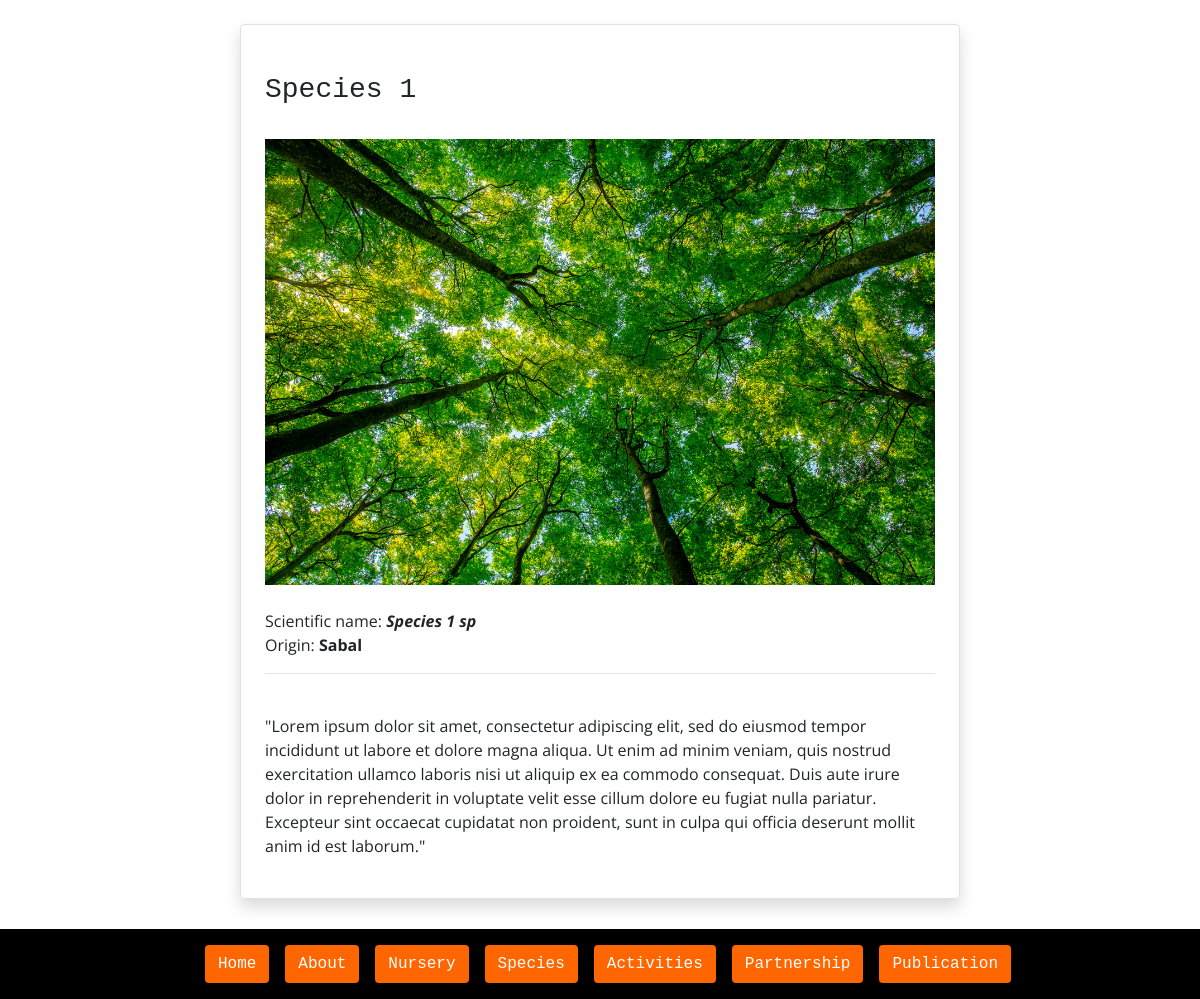
Before: /species/species_detail/1 with the older database file.
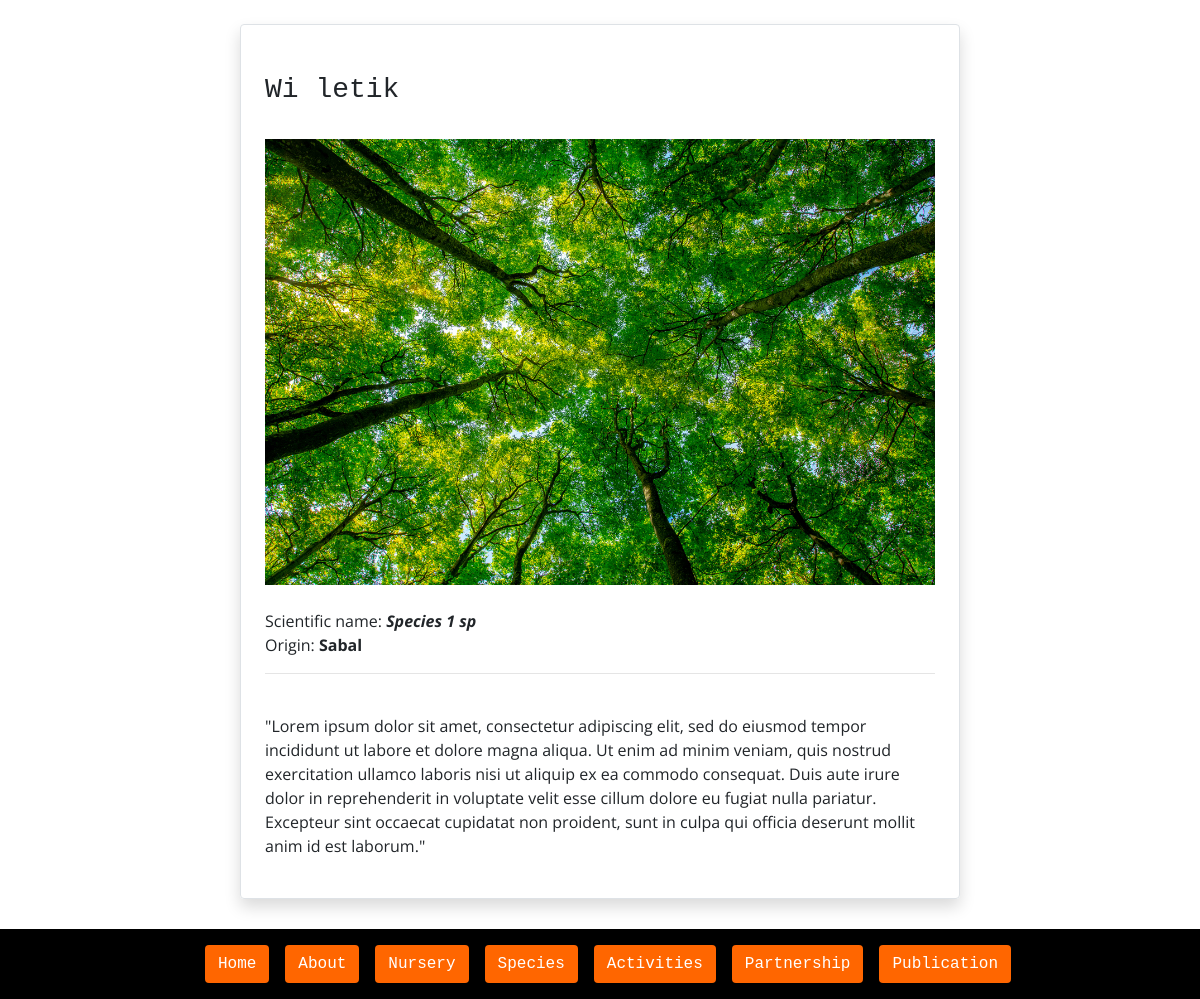
After: the same page with the newer database file.
### species/models.py (models this page shows, shortened)
class Species(models.Model):
	date_input = models.DateTimeField(auto_now_add=True)
	local_name = models.CharField(max_length=100)
	scientific_name = models.CharField(max_length=100)
	origin = models.CharField(max_length=100)
	description = models.TextField()
	species_img = models.ImageField('Species Image', null=True, blank=True, upload_to='species_img')
	class Meta:
		ordering = ['-date_input']

### species/views.py (the view)
# urls.py: path('species_detail/<int:pk>', SpeciesDetailView.as_view(), name='species_detail'),
class SpeciesDetailView(DetailView):
	model = Species
	template_name = 'species/species_detail.html'

### species/templates/species/species_detail.html
{% extends 'base_en.html' %}
{% block content %}
<div class="custom-div fade-in mt-4 border rounded shadow p-4">
	<br>
	<h3>{{ species.local_name }}</h3>
	<br>
	<img class="w-100" src="{{ species.species_img.url }}">
	<ul class="list-unstyled">
		<br>
		<li>Scientific name: <strong><i>{{ species.scientific_name }}</i></strong></li>
		<li>Origin: <strong>{{ species.origin }}</strong></li>
		<hr>
		<br>
		<li>{{ species.description }}</li>
	</ul>
</div>
{% endblock %}

Changed rows visible on the page:
changed Species "Species 1 sp": local_name "Species 1" → "Wi letik"
